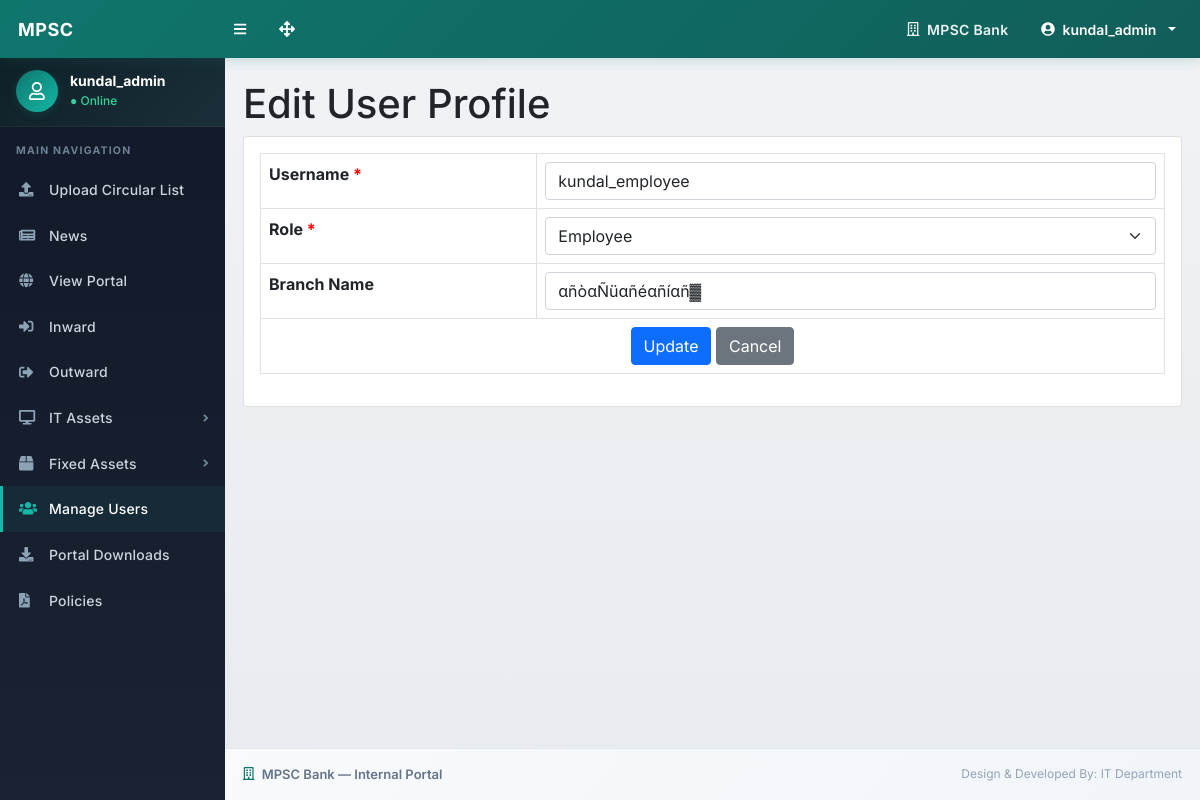
Page /edit-profile.php?uid=2 (signed in) on the committed database.
### tables this page shows
CREATE TABLE `users` (
  `id` int(11) NOT NULL AUTO_INCREMENT,
  `username` varchar(255) NOT NULL,
  `password` varchar(255) NOT NULL,
  `role` varchar(50) NOT NULL DEFAULT 'employee',
  `branch_name` varchar(255) DEFAULT NULL,
  `is_active` tinyint(1) NOT NULL DEFAULT 1,
  PRIMARY KEY (`id`),
  UNIQUE KEY `username` (`username`)
);

### edit-profile.php (the view, shortened to what this page needs)
<?php
include_once('./includes/config.php');
$userid = (int)$_GET['uid'];
$stmt = mysqli_prepare($con, "SELECT * FROM users WHERE id=?");
mysqli_stmt_bind_param($stmt, "i", $userid);
mysqli_stmt_execute($stmt);
$queryResult = mysqli_stmt_get_result($stmt);
$result = mysqli_fetch_assoc($queryResult);
?>
<!DOCTYPE html>
<html lang="en">
    <head>
        <link href="./css/styles.css" rel="stylesheet" />
        <link href="./css/custom.css" rel="stylesheet" />
    </head>
    <body class="sb-nav-fixed">
      <?php include_once('includes/navbar.php');?>
        <div id="layoutSidenav">
          <?php include_once('includes/sidebar.php');?>
            <div id="layoutSidenav_content">
                <main>
                    <div class="container-fluid px-4">
                        <h1 class="mt-4">Edit User Profile</h1>
                        <div class="card mb-4">
                     <form method="post" action="edit-profile.php?uid=<?php echo $userid; ?>">
                            <div class="card-body">
                                <table class="table table-bordered">
                                   <tr>
                                    <th>Username <span style="color:red;">*</span></th>
                                       <td><input class="form-control" name="username" type="text" value="<?php echo htmlspecialchars($result['username']);?>" required /></td>
                                   </tr>
                                   <tr>
                                       <th>Role <span style="color:red;">*</span></th>
                                       <td>
                                           <select class="form-select" name="role" required>
                                               <option value="employee" <?php echo ($result['role'] == 'employee') ? 'selected' : ''; ?>>Employee</option>
                                           </select>
                                       </td>
                                   </tr>
                                   <tr>
                                       <th>Branch Name</th>
                                       <td><input class="form-control" name="branch_name" type="text" value="<?php echo htmlspecialchars($result['branch_name'] ?? '');?>" /></td>
                                   </tr>
                                   <tr>
                                       <td colspan="4" style="text-align:center;">
                                           <button type="submit" class="btn btn-primary btn-block" name="update">Update</button>
                                           <a href="manage-users.php" class="btn btn-secondary">Cancel</a>
                                       </td>
                                   </tr>
                                </table>
                            </div>
                            </form>
                        </div>
                    </div>
                </main>
          <?php include('./includes/footer.php');?>
            </div>
        </div>
    </body>
</html>

### css/custom.css (style rules this page uses)
body { background-color: #f0f2f5 !important; font-family: 'Inter', 'Segoe UI', Arial, Helvetica, sans-serif; -webkit-font-smoothing: antialiased; -moz-osx-font-smoothing: grayscale; }
#layoutSidenav_content { background: linear-gradient(180deg, #f0f2f5 0%, #e8ebef 100%); }
.container-fluid { padding-left: 18px !important; padding-right: 18px !important; }

### rows in the picture
users: username "kundal_employee", role "Employee", branch_name "αñòαÑüαñéαñíαñ▓"

### other values in the picture
$_SESSION['login'] "kundal_admin"
